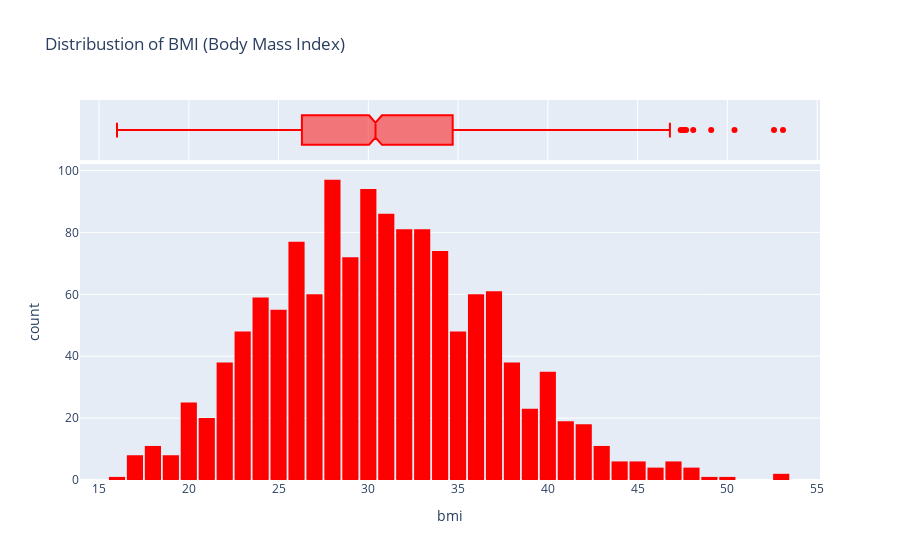

Here is the notebook cell this chart was saved with:
### Markdown cell above
# Body Mass Index (BMI):
The distribution of customers’ BMI can be examined using a histogram and a box plot to understand its spread and identify potential outliers.

### Code cell
fig = px.histogram(df,
                    x='bmi',
                    marginal='box',
                    color_discrete_sequence=['red'],
                    title='Distribustion of BMI (Body Mass Index)')

fig.update_layout(bargap=0.1)
fig.show()

### Figure 1 — Plotly figure (JSON) as saved in the notebook; plotly's stock layout.template omitted (floating-point values rounded to 4 significant figures; data arrays with more than 128 entries replaced by an {"elided": "..."} marker saying what was removed)
{"data": [{"bingroup": "x", "hovertemplate": "bmi=%{x}<br>count=%{y}<extra></extra>", "legendgroup": "", "marker": {"color": "red", "pattern": {"shape": ""}}, "name": "", "orientation": "v", "showlegend": false, "type": "histogram", "x": {"elided": "1338 float values"}, "xaxis": "x", "yaxis": "y"}, {"hovertemplate": "bmi=%{x}<extra></extra>", "legendgroup": "", "marker": {"color": "red"}, "name": "", "notched": true, "showlegend": false, "type": "box", "x": {"elided": "1338 float values"}, "xaxis": "x2", "yaxis": "y2"}], "layout": {"bargap": 0.1, "barmode": "relative", "legend": {"tracegroupgap": 0}, "title": {"text": "Distribustion of BMI (Body Mass Index)"}, "xaxis": {"anchor": "y", "domain": [0, 1], "title": {"text": "bmi"}}, "xaxis2": {"anchor": "y2", "domain": [0, 1], "matches": "x", "showgrid": true, "showticklabels": false}, "yaxis": {"anchor": "x", "domain": [0, 0.8316], "title": {"text": "count"}}, "yaxis2": {"anchor": "x2", "domain": [0.8416, 1], "matches": "y2", "showgrid": false, "showline": false, "showticklabels": false, "ticks": ""}}}
